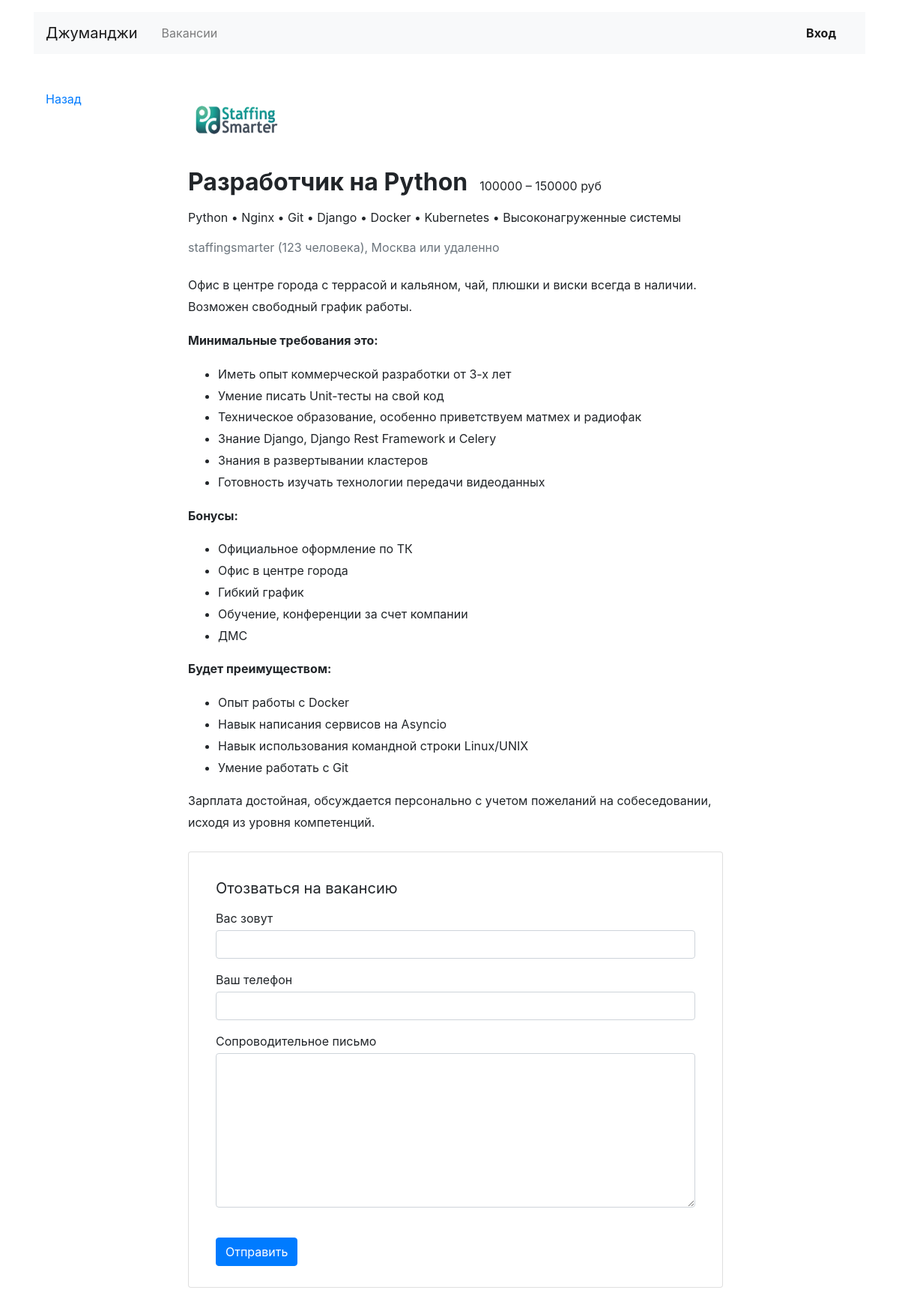
Screenshot of /vacancies/1 with the database file from the repository.
### vacancies/models.py (models this page shows, shortened)
class Settings(models.Model):
    name = models.CharField(max_length=100, primary_key=True, unique=True)
    setval = models.CharField(max_length=100)

class Vacancy(models.Model):
    title = models.CharField(max_length=100)
    specialty = models.ForeignKey('Specialty', on_delete=models.CASCADE, related_name='vacancies')
    company = models.ForeignKey('Company', on_delete=models.CASCADE, related_name='vacancies')
    skills = models.CharField(max_length=999)
    description = models.TextField()
    salary_min = models.IntegerField()
    salary_max = models.IntegerField()
    published_at = models.DateField(auto_now_add=True)

class Company(models.Model):
    name = models.CharField(max_length=100)
    location = models.CharField(max_length=100)
    logo = models.URLField(default='https://place-hold.it/100x60')
    description = models.TextField()
    employee_count = models.IntegerField()

### vacancies/views.py (the view)
# urls.py: path('vacancies/<int:vacancy_id>', VacancyView.as_view(), name='vacancy'),
class VacancyView(DetailView):
    template_name = 'vacancy.html'
    model = Vacancy
    pk_url_kwarg = 'vacancy_id'
    queryset = Vacancy.objects.select_related('company').all()

### vacancies/context_processors.py (called while the page is built)
def site_title(request):
    return {'site_title': Settings.objects.get(name='site_title').setval}

def site_description(request):
    return {'site_description': Settings.objects.get(name='site_description').setval}

### vacancies/templatetags/filters.py (called while the page is built)
def count_str(count, base, suffixes):
    count_int = int(count) if count else 0
    suffix = suffixes[2]
    if (2 <= count_int % 10 <= 4) and (count_int % 100 // 10 != 1):
        suffix = suffixes[1]
    elif (count_int % 10 == 1) and (count_int % 100 // 10 != 1):
        suffix = suffixes[0]
    return base + suffix

@register.filter
def employee_count_str(employee_count):
    return count_str(employee_count, 'человек', ['', 'а', ''])

@register.filter
def separated_list(strlist):
    return ' • '.join([item.strip() for item in strlist.split(',')])

### templates/vacancies/vacancy.html
{% extends 'base.html' %}
{% load static %}
{% load filters %}
{% block container %}
  <main class="container mt-3 pb-5">
    <div class="row mt-5">
      <div class="col-12 col-lg-2">
        <div class="pl-3 mb-5">
          <p><a href="{{ request.META.HTTP_REFERER }}">Назад</a></p>
        </div>
      </div>
      <div class="col-12 col-lg-8">
        <section class="pl-3">
          <a href="{% url 'company' vacancy.company.id %}"><img src="{% static 'img/companies/' %}{{ vacancy.company.logo }}" width="130" height="80" alt=""></a>
          <div class="d-flex align-items-baseline align-content-baseline">
            <h1 class="h2 mt-4 font-weight-bold" >{{ vacancy.title }}</h1>
            <p class="m-0 pl-3">{{ vacancy.salary_min }} – {{ vacancy.salary_max }} руб</p>
          </div>
          <p class="mt-2">{{ vacancy.skills|separated_list }}</p>
          <p class="text-muted mb-4"><a href="{% url 'company' vacancy.company.id %}" class="uncolored">{{ vacancy.company.name }}</a> ({{ vacancy.company.employee_count }} {{ vacancy.company.employee_count|employee_count_str }}), {{ vacancy.company.location }} или удаленно</p>
          <div style="line-height: 1.8;">
            {{ vacancy.description|safe }}
          </div>
          <form action="/echo" class="card mt-4 mb-3" enctype="multipart/form-data">
            <div class="card-body mx-3">
              <p class="h5 mt-3 font-weight-normal">Отозваться на вакансию</p>
              <div class="form-group">
                <label class="mb-1 mt-2" for="userName">Вас зовут</label>
                <input class="form-control" type="text" placeholder="" id="userName">
              </div>
              <div class="form-group">
                <label class="mb-1" for="userPhone">Ваш телефон</label>
                <input class="form-control" type="tel" placeholder="" id="userPhone">
              </div>
              <div class="form-group">
                <label class="mb-1" for="userMsg" >Сопроводительное письмо</label>
                <textarea class="form-control" rows="8" id="userMsg"></textarea>
              </div>
              <input type="submit" class="btn btn-primary mt-4 mb-2" value="Отправить">
            </div>
          </form>
        </section>
      </div>
    </div>
  </main>
{% endblock %}

### templates/vacancies/base.html (shortened to what this page needs)
{% load static %}
<!DOCTYPE html>
<html lang="ru">
<head>
  <link rel="stylesheet" href="https://stackpath.bootstrapcdn.com/bootstrap/4.3.1/css/bootstrap.min.css">
  <link type="text/css" href="{% static 'css/style.css' %}" rel="stylesheet" />
</head>
<body>
  <header class="container mt-3">
    <nav class="navbar navbar-expand-lg navbar-light bg-light">
      <a class="navbar-brand mr-4" href="{% url 'home' %}">{{ site_title }}</a>
      <div class="collapse navbar-collapse justify-content-between" id="navbarNav">
        <ul class="navbar-nav col-10">
          <li class="nav-item">
            <a class="nav-link {% if request.path == vacancies %}active{% endif %}" href="{% url 'vacancies' %}">Вакансии</a>
          </li>
        </ul>
        <ul class="navbar-nav col-2 justify-content-end">
          <li class="nav-item active">
            <a href="#" class="nav-link font-weight-bold">Вход</a>
          </li>
        </ul>
      </div>
    </nav>
  </header>
  {% block container %}
  {% endblock %}
</body>
</html>

### static/css/style.css (style rules this page uses)
a.uncolored { color: inherit; }

### rows the page displays
Settings: setval "Джуманджи"
Vacancy: company.logo (picture), title "Разработчик на Python", salary_min "100000", salary_max "150000", skills|separated_list "Python • Nginx • Git • Django • Docker • Kubernetes • Высоконагруженные системы", company.name "staffingsmarter", company.employee_count "123", company.employee_count|employee_count_str "человека", company.location "Москва", description "Офис в центре города с террасой и кальяном, чай, плюшки и виски всегда в наличии. Возможен свободный график работы. Минимальные требования это: Иметь опыт коммерческой разработки от 3-х лет Умение писать Unit-тесты на свой код Техническое образование, особенно приветствуем матмех и радиофак Знание Django, Django Rest Framework и Celery Знания в развертывании кластеров Готовность изучать технологии передачи видеоданных Бонусы: Официальное оформление по ТК Офис в центре города Гибкий график Обучение, конференции за счет компании ДМС Будет преимуществом: Опыт работы с Docker Навык написания сервисов на Asyncio Навык использования командной строки Linux/UNIX Умение работать с Git Зарплата…"
